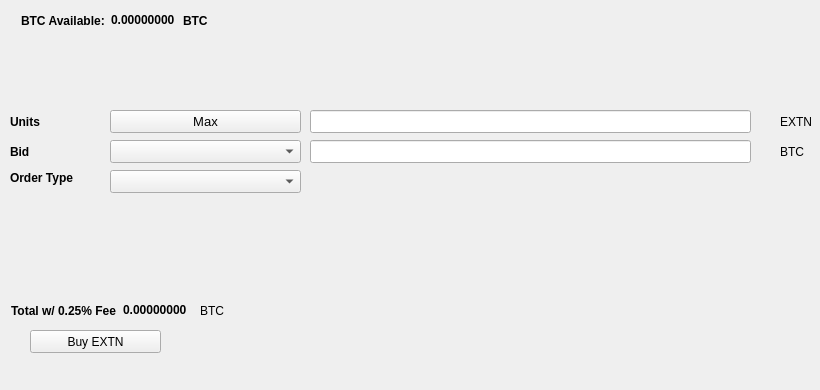
   <widget class="QWidget" name="BuyTab">
    <attribute name="title">
     <string>Buy</string>
    </attribute>
    <widget class="QPushButton" name="BuyEXTN">
     <property name="geometry">
      <rect>
       <x>30</x>
       <y>330</y>
       <width>131</width>
       <height>23</height>
      </rect>
     </property>
     <property name="text">
      <string>Buy EXTN</string>
     </property>
     <property name="icon">
      <iconset>
       <normaloff>:/icons/bitcoin</normaloff>:/icons/bitcoin</iconset>
     </property>
    </widget>
    <widget class="QLabel" name="label_3">
     <property name="geometry">
      <rect>
       <x>10</x>
       <y>110</y>
       <width>46</width>
       <height>23</height>
      </rect>
     </property>
     <property name="font">
      <font>
       <weight>75</weight>
       <bold>true</bold>
      </font>
     </property>
     <property name="text">
      <string>Units</string>
     </property>
    </widget>
    <widget class="QLineEdit" name="UnitsInput">
     <property name="geometry">
      <rect>
       <x>310</x>
       <y>110</y>
       <width>441</width>
       <height>23</height>
      </rect>
     </property>
     <property name="font">
      <font>
       <pointsize>9</pointsize>
       <weight>75</weight>
       <bold>true</bold>
      </font>
     </property>
    </widget>
    <widget class="QLineEdit" name="BuyBidPriceEdit">
     <property name="geometry">
      <rect>
       <x>310</x>
       <y>140</y>
       <width>441</width>
       <height>23</height>
      </rect>
     </property>
     <property name="font">
      <font>
       <pointsize>9</pointsize>
       <weight>75</weight>
       <bold>true</bold>
      </font>
     </property>
    </widget>
    <widget class="QLabel" name="label_4">
     <property name="geometry">
      <rect>
       <x>780</x>
       <y>110</y>
       <width>31</width>
       <height>23</height>
      </rect>
     </property>
     <property name="text">
      <string>EXTN</string>
     </property>
    </widget>
    <widget class="QLabel" name="label_5">
     <property name="geometry">
      <rect>
       <x>780</x>
       <y>140</y>
       <width>31</width>
       <height>23</height>
      </rect>
     </property>
     <property name="text">
      <string>BTC</string>
     </property>
    </widget>
    <widget class="QLabel" name="label_6">
     <property name="geometry">
      <rect>
       <x>10</x>
       <y>140</y>
       <width>46</width>
       <height>23</height>
      </rect>
     </property>
     <property name="font">
      <font>
       <weight>75</weight>
       <bold>true</bold>
      </font>
     </property>
     <property name="text">
      <string>Bid</string>
     </property>
    </widget>
    <widget class="QLabel" name="label_7">
     <property name="geometry">
      <rect>
       <x>10</x>
       <y>170</y>
       <width>91</width>
       <height>16</height>
      </rect>
     </property>
     <property name="font">
      <font>
       <weight>75</weight>
       <bold>true</bold>
      </font>
     </property>
     <property name="text">
      <string>Order Type</string>
     </property>
    </widget>
    <widget class="QPushButton" name="Buy_Max_Amount">
     <property name="geometry">
      <rect>
       <x>110</x>
       <y>110</y>
       <width>191</width>
       <height>23</height>
      </rect>
     </property>
     <property name="font">
      <font>
       <pointsize>10</pointsize>
      </font>
     </property>
     <property name="text">
      <string>Max</string>
     </property>
    </widget>
    <widget class="QComboBox" name="BuyBidcomboBox">
     <property name="geometry">
      <rect>
       <x>110</x>
       <y>140</y>
       <width>191</width>
       <height>23</height>
      </rect>
     </property>
     <property name="font">
      <font>
       <pointsize>10</pointsize>
      </font>
     </property>
    </widget>
    <widget class="QComboBox" name="buyOrdertypeCombo">
     <property name="geometry">
      <rect>
       <x>110</x>
       <y>170</y>
       <width>191</width>
       <height>23</height>
      </rect>
     </property>
     <property name="font">
      <font>
       <pointsize>10</pointsize>
      </font>
     </property>
    </widget>
    <widget class="QWidget" name="layoutWidget1">
     <property name="geometry">
      <rect>
       <x>21</x>
       <y>11</y>
       <width>227</width>
       <height>19</height>
      </rect>
     </property>
     <layout class="QHBoxLayout" name="horizontalLayout_3">
      <item>
       <widget class="QLabel" name="label232">
        <property name="font">
         <font>
          <weight>75</weight>
          <bold>true</bold>
         </font>
        </property>
        <property name="text">
         <string>BTC Available:</string>
        </property>
       </widget>
      </item>
      <item>
       <widget class="QLabel" name="BtcAvailableLbl">
        <property name="palette">
         <palette>
          <active>
           <colorrole role="WindowText">
            <brush brushstyle="SolidPattern">
             <color alpha="255">
              <red>0</red>
              <green>0</green>
              <blue>0</blue>
             </color>
            </brush>
           </colorrole>
           <colorrole role="Button">
            <brush brushstyle="SolidPattern">
             <color alpha="255">
              <red>0</red>
              <green>170</green>
              <blue>0</blue>
             </color>
            </brush>
           </colorrole>
           <colorrole role="Light">
            <brush brushstyle="SolidPattern">
             <color alpha="255">
              <red>0</red>
              <green>255</green>
              <blue>0</blue>
             </color>
            </brush>
           </colorrole>
           <colorrole role="Midlight">
            <brush brushstyle="SolidPattern">
             <color alpha="255">
              <red>0</red>
              <green>212</green>
              <blue>0</blue>
             </color>
            </brush>
           </colorrole>
           <colorrole role="Dark">
            <brush brushstyle="SolidPattern">
             <color alpha="255">
              <red>0</red>
              <green>85</green>
              <blue>0</blue>
             </color>
            </brush>
           </colorrole>
           <colorrole role="Mid">
            <brush brushstyle="SolidPattern">
             <color alpha="255">
              <red>0</red>
              <green>113</green>
              <blue>0</blue>
             </color>
            </brush>
           </colorrole>
           <colorrole role="Text">
            <brush brushstyle="SolidPattern">
             <color alpha="255">
              <red>0</red>
              <green>170</green>
              <blue>0</blue>
             </color>
            </brush>
           </colorrole>
           <colorrole role="BrightText">
            <brush brushstyle="SolidPattern">
             <color alpha="255">
              <red>255</red>
              <green>255</green>
              <blue>255</blue>
             </color>
            </brush>
           </colorrole>
           <colorrole role="ButtonText">
            <brush brushstyle="SolidPattern">
             <color alpha="255">
              <red>0</red>
              <green>0</green>
              <blue>0</blue>
             </color>
            </brush>
           </colorrole>
           <colorrole role="Base">
            <brush brushstyle="SolidPattern">
             <color alpha="255">
              <red>255</red>
              <green>255</green>
              <blue>255</blue>
             </color>
            </brush>
           </colorrole>
           <colorrole role="Window">
            <brush brushstyle="SolidPattern">
             <color alpha="255">
              <red>0</red>
              <green>170</green>
              <blue>0</blue>
             </color>
            </brush>
           </colorrole>
           <colorrole role="Shadow">
            <brush brushstyle="SolidPattern">
             <color alpha="255">
              <red>0</red>
              <green>0</green>
              <blue>0</blue>
             </color>
            </brush>
           </colorrole>
           <colorrole role="AlternateBase">
            <brush brushstyle="SolidPattern">
             <color alpha="255">
              <red>127</red>
              <green>212</green>
              <blue>127</blue>
             </color>
            </brush>
           </colorrole>
           <colorrole role="ToolTipBase">
            <brush brushstyle="SolidPattern">
             <color alpha="255">
              <red>255</red>
              <green>255</green>
              <blue>220</blue>
             </color>
            </brush>
           </colorrole>
           <colorrole role="ToolTipText">
            <brush brushstyle="SolidPattern">
             <color alpha="255">
              <red>0</red>
              <green>0</green>
              <blue>0</blue>
             </color>
            </brush>
           </colorrole>
          </active>
          <inactive>
           <colorrole role="WindowText">
            <brush brushstyle="SolidPattern">
             <color alpha="255">
              <red>0</red>
              <green>0</green>
              <blue>0</blue>
             </color>
            </brush>
           </colorrole>
           <colorrole role="Button">
            <brush brushstyle="SolidPattern">
             <color alpha="255">
              <red>0</red>
              <green>170</green>
              <blue>0</blue>
             </color>
            </brush>
           </colorrole>
           <colorrole role="Light">
            <brush brushstyle="SolidPattern">
             <color alpha="255">
              <red>0</red>
              <green>255</green>
              <blue>0</blue>
             </color>
            </brush>
           </colorrole>
           <colorrole role="Midlight">
            <brush brushstyle="SolidPattern">
             <color alpha="255">
              <red>0</red>
              <green>212</green>
              <blue>0</blue>
             </color>
            </brush>
           </colorrole>
           <colorrole role="Dark">
            <brush brushstyle="SolidPattern">
             <color alpha="255">
              <red>0</red>
              <green>85</green>
              <blue>0</blue>
             </color>
            </brush>
           </colorrole>
           <colorrole role="Mid">
            <brush brushstyle="SolidPattern">
             <color alpha="255">
              <red>0</red>
              <green>113</green>
              <blue>0</blue>
             </color>
            </brush>
           </colorrole>
           <colorrole role="Text">
            <brush brushstyle="SolidPattern">
             <color alpha="255">
              <red>0</red>
              <green>170</green>
              <blue>0</blue>
             </color>
            </brush>
           </colorrole>
           <colorrole role="BrightText">
            <brush brushstyle="SolidPattern">
             <color alpha="255">
              <red>255</red>
              <green>255</green>
              <blue>255</blue>
             </color>
            </brush>
           </colorrole>
           <colorrole role="ButtonText">
            <brush brushstyle="SolidPattern">
             <color alpha="255">
              <red>0</red>
              <green>0</green>
              <blue>0</blue>
             </color>
            </brush>
           </colorrole>
           <colorrole role="Base">
            <brush brushstyle="SolidPattern">
             <color alpha="255">
              <red>255</red>
              <green>255</green>
              <blue>255</blue>
             </color>
            </brush>
           </colorrole>
           <colorrole role="Window">
            <brush brushstyle="SolidPattern">
             <color alpha="255">
              <red>0</red>
              <green>170</green>
              <blue>0</blue>
             </color>
            </brush>
           </colorrole>
           <colorrole role="Shadow">
            <brush brushstyle="SolidPattern">
             <color alpha="255">
              <red>0</red>
              <green>0</green>
              <blue>0</blue>
             </color>
            </brush>
           </colorrole>
           <colorrole role="AlternateBase">
            <brush brushstyle="SolidPattern">
             <color alpha="255">
              <red>127</red>
              <green>212</green>
              <blue>127</blue>
             </color>
            </brush>
           </colorrole>
           <colorrole role="ToolTipBase">
            <brush brushstyle="SolidPattern">
             <color alpha="255">
              <red>255</red>
              <green>255</green>
              <blue>220</blue>
             </color>
            </brush>
           </colorrole>
           <colorrole role="ToolTipText">
            <brush brushstyle="SolidPattern">
             <color alpha="255">
              <red>0</red>
              <green>0</green>
              <blue>0</blue>
             </color>
            </brush>
           </colorrole>
          </inactive>
          <disabled>
           <colorrole role="WindowText">
            <brush brushstyle="SolidPattern">
             <color alpha="255">
              <red>0</red>
              <green>85</green>
              <blue>0</blue>
             </color>
            </brush>
           </colorrole>
           <colorrole role="Button">
            <brush brushstyle="SolidPattern">
             <color alpha="255">
              <red>0</red>
              <green>170</green>
              <blue>0</blue>
             </color>
            </brush>
           </colorrole>
           <colorrole role="Light">
            <brush brushstyle="SolidPattern">
             <color alpha="255">
              <red>0</red>
              <green>255</green>
              <blue>0</blue>
             </color>
            </brush>
           </colorrole>
           <colorrole role="Midlight">
            <brush brushstyle="SolidPattern">
             <color alpha="255">
              <red>0</red>
              <green>212</green>
              <blue>0</blue>
             </color>
            </brush>
           </colorrole>
           <colorrole role="Dark">
            <brush brushstyle="SolidPattern">
             <color alpha="255">
              <red>0</red>
              <green>85</green>
              <blue>0</blue>
             </color>
            </brush>
           </colorrole>
           <colorrole role="Mid">
            <brush brushstyle="SolidPattern">
             <color alpha="255">
              <red>0</red>
              <green>113</green>
              <blue>0</blue>
             </color>
            </brush>
           </colorrole>
           <colorrole role="Text">
            <brush brushstyle="SolidPattern">
             <color alpha="255">
              <red>0</red>
              <green>85</green>
              <blue>0</blue>
             </color>
            </brush>
           </colorrole>
           <colorrole role="BrightText">
            <brush brushstyle="SolidPattern">
             <color alpha="255">
              <red>255</red>
              <green>255</green>
              <blue>255</blue>
             </color>
            </brush>
           </colorrole>
           <colorrole role="ButtonText">
            <brush brushstyle="SolidPattern">
             <color alpha="255">
              <red>0</red>
              <green>85</green>
              <blue>0</blue>
             </color>
            </brush>
           </colorrole>
           <colorrole role="Base">
            <brush brushstyle="SolidPattern">
             <color alpha="255">
              <red>0</red>
              <green>170</green>
              <blue>0</blue>
             </color>
            </brush>
           </colorrole>
           <colorrole role="Window">
            <brush brushstyle="SolidPattern">
             <color alpha="255">
              <red>0</red>
              <green>170</green>
              <blue>0</blue>
             </color>
            </brush>
           </colorrole>
           <colorrole role="Shadow">
            <brush brushstyle="SolidPattern">
             <color alpha="255">
              <red>0</red>
              <green>0</green>
              <blue>0</blue>
             </color>
            </brush>
           </colorrole>
           <colorrole role="AlternateBase">
            <brush brushstyle="SolidPattern">
             <color alpha="255">
              <red>0</red>
              <green>170</green>
              <blue>0</blue>
             </color>
            </brush>
           </colorrole>
           <colorrole role="ToolTipBase">
            <brush brushstyle="SolidPattern">
             <color alpha="255">
              <red>255</red>
              <green>255</green>
              <blue>220</blue>
             </color>
            </brush>
           </colorrole>
           <colorrole role="ToolTipText">
            <brush brushstyle="SolidPattern">
             <color alpha="255">
              <red>0</red>
              <green>0</green>
              <blue>0</blue>
             </color>
            </brush>
           </colorrole>
          </disabled>
         </palette>
        </property>
        <property name="font">
         <font>
          <weight>75</weight>
          <bold>true</bold>
         </font>
        </property>
        <property name="text">
         <string>0.00000000</string>
        </property>
        <property name="textInteractionFlags">
         <set>Qt::LinksAccessibleByMouse|Qt::TextSelectableByKeyboard|Qt::TextSelectableByMouse</set>
        </property>
       </widget>
      </item>
      <item>
       <widget class="QLabel" name="BtcAvailableLbl_2">
        <property name="font">
         <font>
          <weight>75</weight>
          <bold>true</bold>
         </font>
        </property>
        <property name="text">
         <string>BTC</string>
        </property>
       </widget>
      </item>
     </layout>
    </widget>
    <widget class="QWidget" name="layoutWidge2">
     <property name="geometry">
      <rect>
       <x>11</x>
       <y>301</y>
       <width>259</width>
       <height>19</height>
      </rect>
     </property>
     <layout class="QHBoxLayout" name="horizontalLayout_4">
      <item>
       <widget class="QLabel" name="label_9">
        <property name="font">
         <font>
          <weight>75</weight>
          <bold>true</bold>
         </font>
        </property>
        <property name="text">
         <string>Total w/ 0.25% Fee</string>
        </property>
       </widget>
      </item>
      <item>
       <widget class="QLabel" name="BuyCostLabel">
        <property name="palette">
         <palette>
          <active>
           <colorrole role="WindowText">
            <brush brushstyle="SolidPattern">
             <color alpha="255">
              <red>0</red>
              <green>0</green>
              <blue>0</blue>
             </color>
            </brush>
           </colorrole>
           <colorrole role="Button">
            <brush brushstyle="SolidPattern">
             <color alpha="255">
              <red>0</red>
              <green>170</green>
              <blue>0</blue>
             </color>
            </brush>
           </colorrole>
           <colorrole role="Light">
            <brush brushstyle="SolidPattern">
             <color alpha="255">
              <red>0</red>
              <green>255</green>
              <blue>0</blue>
             </color>
            </brush>
           </colorrole>
           <colorrole role="Midlight">
            <brush brushstyle="SolidPattern">
             <color alpha="255">
              <red>0</red>
              <green>212</green>
              <blue>0</blue>
             </color>
            </brush>
           </colorrole>
           <colorrole role="Dark">
            <brush brushstyle="SolidPattern">
             <color alpha="255">
              <red>0</red>
              <green>85</green>
              <blue>0</blue>
             </color>
            </brush>
           </colorrole>
           <colorrole role="Mid">
            <brush brushstyle="SolidPattern">
             <color alpha="255">
              <red>0</red>
              <green>113</green>
              <blue>0</blue>
             </color>
            </brush>
           </colorrole>
           <colorrole role="Text">
            <brush brushstyle="SolidPattern">
             <color alpha="255">
              <red>0</red>
              <green>170</green>
              <blue>0</blue>
             </color>
            </brush>
           </colorrole>
           <colorrole role="BrightText">
            <brush brushstyle="SolidPattern">
             <color alpha="255">
              <red>255</red>
              <green>255</green>
              <blue>255</blue>
             </color>
            </brush>
           </colorrole>
           <colorrole role="ButtonText">
            <brush brushstyle="SolidPattern">
             <color alpha="255">
              <red>0</red>
              <green>0</green>
              <blue>0</blue>
             </color>
            </brush>
           </colorrole>
           <colorrole role="Base">
            <brush brushstyle="SolidPattern">
             <color alpha="255">
              <red>255</red>
              <green>255</green>
              <blue>255</blue>
             </color>
            </brush>
           </colorrole>
           <colorrole role="Window">
            <brush brushstyle="SolidPattern">
             <color alpha="255">
              <red>0</red>
              <green>170</green>
              <blue>0</blue>
             </color>
            </brush>
           </colorrole>
           <colorrole role="Shadow">
            <brush brushstyle="SolidPattern">
             <color alpha="255">
              <red>0</red>
              <green>0</green>
              <blue>0</blue>
             </color>
            </brush>
           </colorrole>
           <colorrole role="AlternateBase">
            <brush brushstyle="SolidPattern">
             <color alpha="255">
              <red>127</red>
              <green>212</green>
              <blue>127</blue>
             </color>
            </brush>
           </colorrole>
           <colorrole role="ToolTipBase">
            <brush brushstyle="SolidPattern">
             <color alpha="255">
              <red>255</red>
              <green>255</green>
              <blue>220</blue>
             </color>
            </brush>
           </colorrole>
           <colorrole role="ToolTipText">
            <brush brushstyle="SolidPattern">
             <color alpha="255">
              <red>0</red>
              <green>0</green>
              <blue>0</blue>
             </color>
            </brush>
           </colorrole>
          </active>
          <inactive>
           <colorrole role="WindowText">
            <brush brushstyle="SolidPattern">
             <color alpha="255">
              <red>0</red>
              <green>0</green>
              <blue>0</blue>
             </color>
            </brush>
           </colorrole>
           <colorrole role="Button">
            <brush brushstyle="SolidPattern">
             <color alpha="255">
              <red>0</red>
              <green>170</green>
              <blue>0</blue>
             </color>
            </brush>
           </colorrole>
           <colorrole role="Light">
            <brush brushstyle="SolidPattern">
             <color alpha="255">
              <red>0</red>
              <green>255</green>
              <blue>0</blue>
             </color>
            </brush>
           </colorrole>
           <colorrole role="Midlight">
            <brush brushstyle="SolidPattern">
             <color alpha="255">
              <red>0</red>
              <green>212</green>
              <blue>0</blue>
             </color>
            </brush>
           </colorrole>
           <colorrole role="Dark">
            <brush brushstyle="SolidPattern">
             <color alpha="255">
              <red>0</red>
              <green>85</green>
              <blue>0</blue>
             </color>
            </brush>
           </colorrole>
           <colorrole role="Mid">
            <brush brushstyle="SolidPattern">
             <color alpha="255">
              <red>0</red>
              <green>113</green>
              <blue>0</blue>
             </color>
            </brush>
           </colorrole>
           <colorrole role="Text">
            <brush brushstyle="SolidPattern">
             <color alpha="255">
              <red>0</red>
              <green>170</green>
              <blue>0</blue>
             </color>
            </brush>
           </colorrole>
           <colorrole role="BrightText">
            <brush brushstyle="SolidPattern">
             <color alpha="255">
              <red>255</red>
              <green>255</green>
              <blue>255</blue>
             </color>
            </brush>
           </colorrole>
           <colorrole role="ButtonText">
            <brush brushstyle="SolidPattern">
             <color alpha="255">
              <red>0</red>
              <green>0</green>
              <blue>0</blue>
             </color>
            </brush>
           </colorrole>
           <colorrole role="Base">
            <brush brushstyle="SolidPattern">
             <color alpha="255">
              <red>255</red>
              <green>255</green>
              <blue>255</blue>
             </color>
            </brush>
           </colorrole>
           <colorrole role="Window">
            <brush brushstyle="SolidPattern">
             <color alpha="255">
              <red>0</red>
              <green>170</green>
              <blue>0</blue>
             </color>
            </brush>
           </colorrole>
           <colorrole role="Shadow">
            <brush brushstyle="SolidPattern">
             <color alpha="255">
              <red>0</red>
              <green>0</green>
              <blue>0</blue>
             </color>
            </brush>
           </colorrole>
           <colorrole role="AlternateBase">
            <brush brushstyle="SolidPattern">
             <color alpha="255">
              <red>127</red>
              <green>212</green>
              <blue>127</blue>
             </color>
            </brush>
           </colorrole>
           <colorrole role="ToolTipBase">
            <brush brushstyle="SolidPattern">
             <color alpha="255">
              <red>255</red>
              <green>255</green>
              <blue>220</blue>
             </color>
            </brush>
           </colorrole>
           <colorrole role="ToolTipText">
            <brush brushstyle="SolidPattern">
             <color alpha="255">
              <red>0</red>
              <green>0</green>
              <blue>0</blue>
             </color>
            </brush>
           </colorrole>
          </inactive>
          <disabled>
           <colorrole role="WindowText">
            <brush brushstyle="SolidPattern">
             <color alpha="255">
              <red>0</red>
              <green>85</green>
              <blue>0</blue>
             </color>
            </brush>
           </colorrole>
           <colorrole role="Button">
            <brush brushstyle="SolidPattern">
             <color alpha="255">
              <red>0</red>
              <green>170</green>
              <blue>0</blue>
             </color>
            </brush>
           </colorrole>
           <colorrole role="Light">
            <brush brushstyle="SolidPattern">
             <color alpha="255">
              <red>0</red>
              <green>255</green>
              <blue>0</blue>
             </color>
            </brush>
           </colorrole>
           <colorrole role="Midlight">
            <brush brushstyle="SolidPattern">
             <color alpha="255">
              <red>0</red>
              <green>212</green>
              <blue>0</blue>
             </color>
            </brush>
           </colorrole>
           <colorrole role="Dark">
            <brush brushstyle="SolidPattern">
             <color alpha="255">
              <red>0</red>
              <green>85</green>
              <blue>0</blue>
             </color>
            </brush>
           </colorrole>
           <colorrole role="Mid">
            <brush brushstyle="SolidPattern">
             <color alpha="255">
              <red>0</red>
              <green>113</green>
              <blue>0</blue>
             </color>
            </brush>
           </colorrole>
           <colorrole role="Text">
            <brush brushstyle="SolidPattern">
             <color alpha="255">
              <red>0</red>
              <green>85</green>
              <blue>0</blue>
             </color>
            </brush>
           </colorrole>
           <colorrole role="BrightText">
            <brush brushstyle="SolidPattern">
             <color alpha="255">
              <red>255</red>
              <green>255</green>
              <blue>255</blue>
             </color>
            </brush>
           </colorrole>
           <colorrole role="ButtonText">
            <brush brushstyle="SolidPattern">
             <color alpha="255">
              <red>0</red>
              <green>85</green>
              <blue>0</blue>
             </color>
            </brush>
           </colorrole>
           <colorrole role="Base">
            <brush brushstyle="SolidPattern">
             <color alpha="255">
              <red>0</red>
              <green>170</green>
              <blue>0</blue>
             </color>
            </brush>
           </colorrole>
           <colorrole role="Window">
            <brush brushstyle="SolidPattern">
             <color alpha="255">
              <red>0</red>
              <green>170</green>
              <blue>0</blue>
             </color>
            </brush>
           </colorrole>
           <colorrole role="Shadow">
            <brush brushstyle="SolidPattern">
             <color alpha="255">
              <red>0</red>
              <green>0</green>
              <blue>0</blue>
             </color>
            </brush>
           </colorrole>
           <colorrole role="AlternateBase">
            <brush brushstyle="SolidPattern">
             <color alpha="255">
              <red>0</red>
              <green>170</green>
              <blue>0</blue>
             </color>
            </brush>
           </colorrole>
           <colorrole role="ToolTipBase">
            <brush brushstyle="SolidPattern">
             <color alpha="255">
              <red>255</red>
              <green>255</green>
              <blue>220</blue>
             </color>
            </brush>
           </colorrole>
           <colorrole role="ToolTipText">
            <brush brushstyle="SolidPattern">
             <color alpha="255">
              <red>0</red>
              <green>0</green>
              <blue>0</blue>
             </color>
            </brush>
           </colorrole>
          </disabled>
         </palette>
        </property>
        <property name="font">
         <font>
          <weight>75</weight>
          <bold>true</bold>
         </font>
        </property>
        <property name="autoFillBackground">
         <bool>false</bool>
        </property>
        <property name="text">
         <string>0.00000000</string>
        </property>
        <property name="textInteractionFlags">
         <set>Qt::LinksAccessibleByMouse|Qt::TextSelectableByMouse</set>
        </property>
       </widget>
      </item>
      <item>
       <widget class="QLabel" name="label_10">
        <property name="font">
         <font>
          <weight>50</weight>
          <bold>false</bold>
         </font>
        </property>
        <property name="text">
         <string>BTC</string>
        </property>
       </widget>
      </item>
     </layout>
    </widget>
    <widget class="QLabel" name="label_24">
     <property name="geometry">
      <rect>
       <x>460</x>
       <y>300</y>
       <width>281</width>
       <height>81</height>
      </rect>
     </property>
     <property name="text">
      <string/>
     </property>
     <property name="pixmap">
      <pixmap>:/images/bittrex</pixmap>
     </property>
    </widget>
   </widget>
